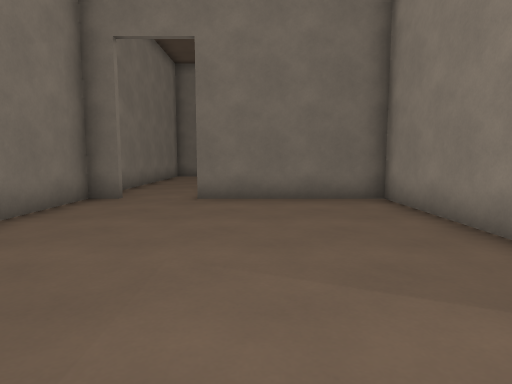
view 1 (above)

19 first-person views from a walk through a level from a Godot 3-D game. The camera is 1.2 m above the floor, tilts 6° down and sees 75° across. The floor is counted in squares, 1.12 m on a side. Each view is taken from the middle of a square. On the plan, view 1 faces up. The plan holds only what a view shows up to about 13 squares ahead; the rest is blank. The place goes on beyond the plan. Characters and animated objects are not drawn.

view 2
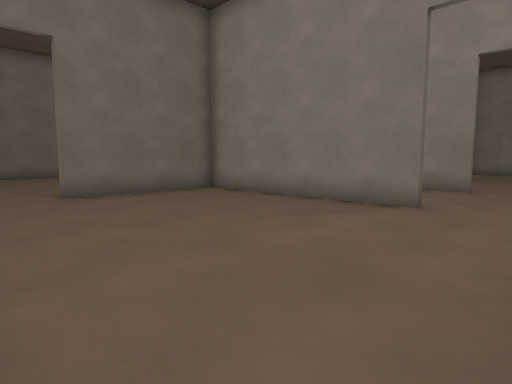

view 3
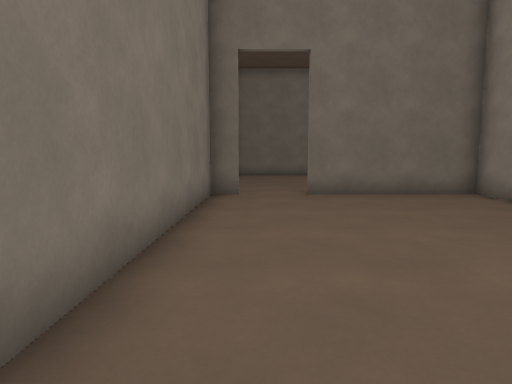

view 4
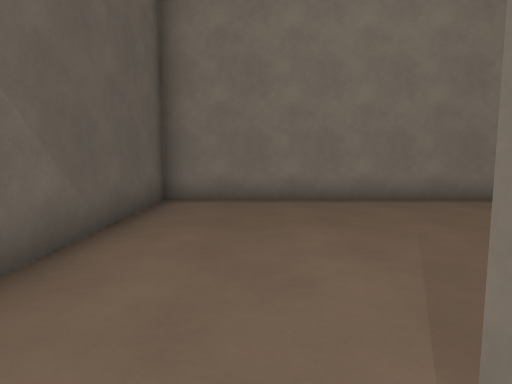

view 5
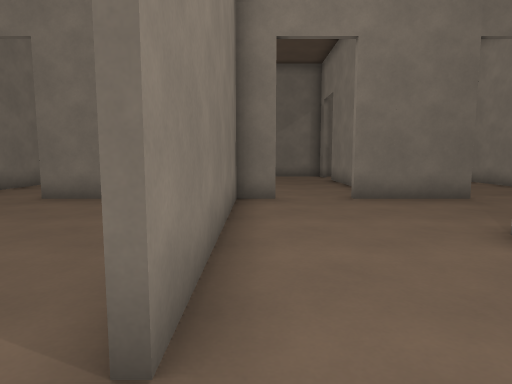

view 6
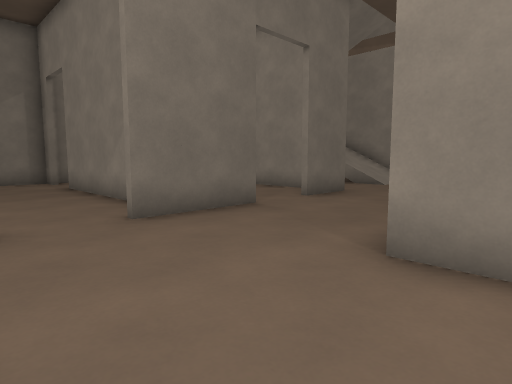

view 7
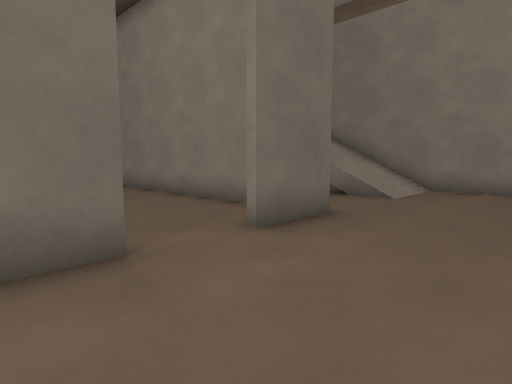

view 8
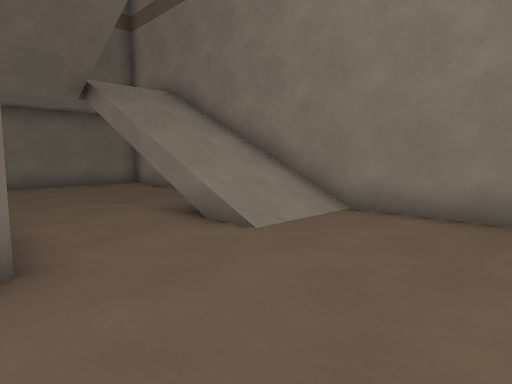

view 9
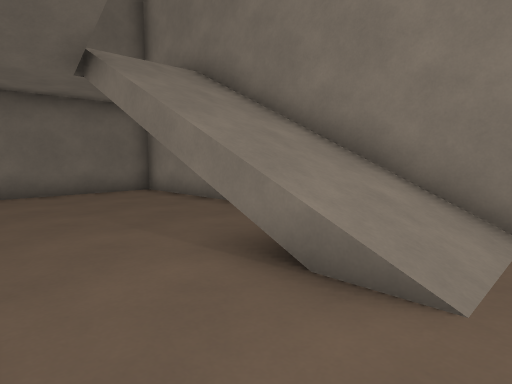

view 10
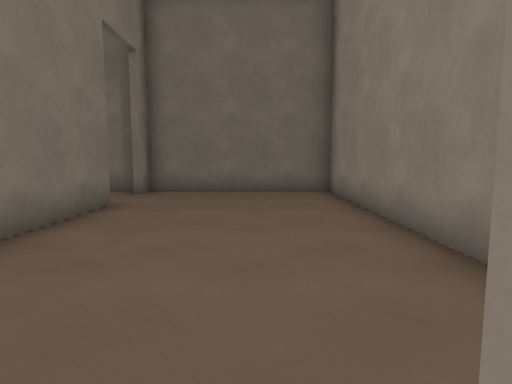

view 11
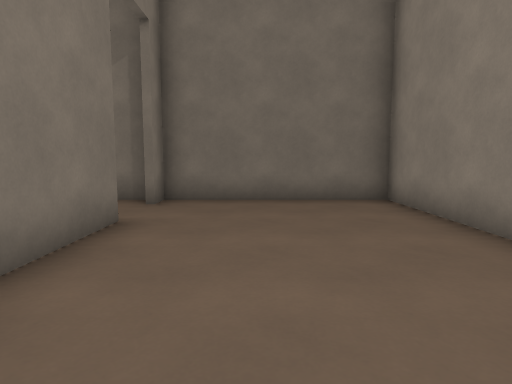

view 12
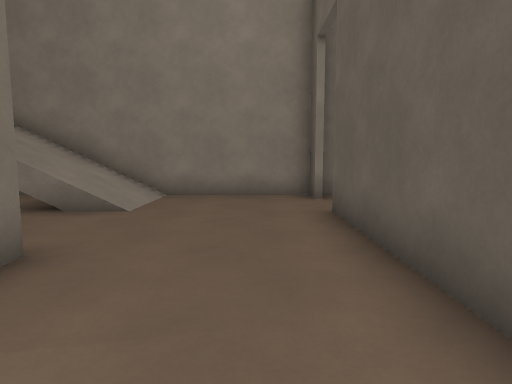

view 13
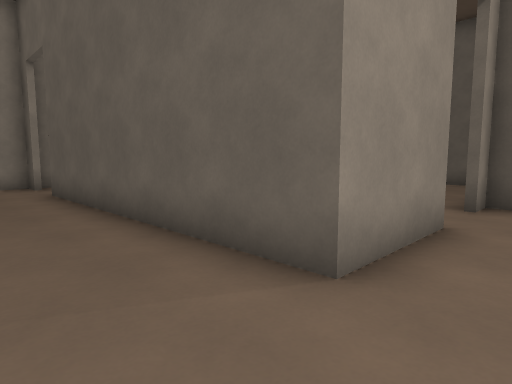

view 14
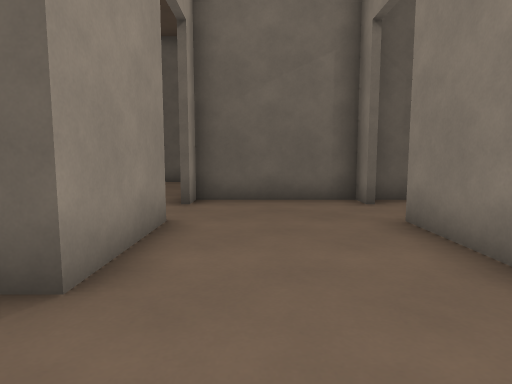

view 15
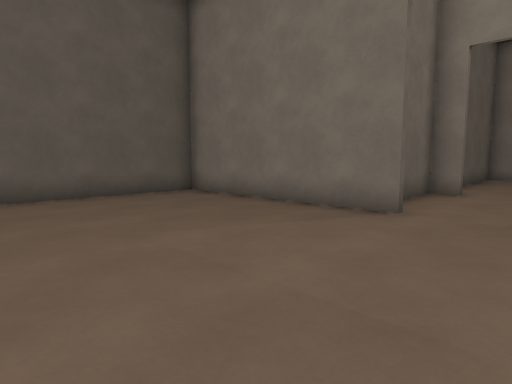

view 16
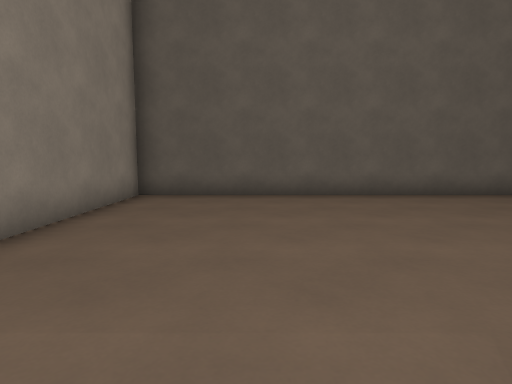

view 17
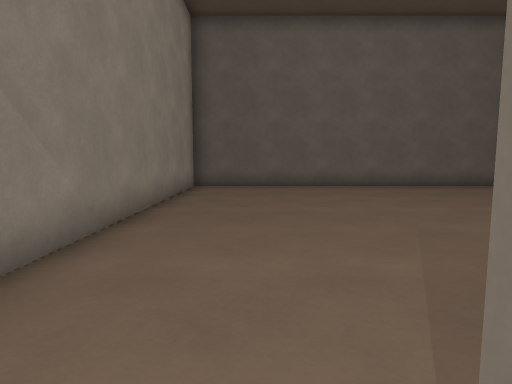

view 18
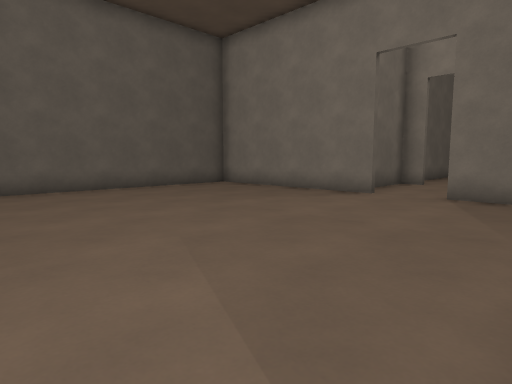

view 19
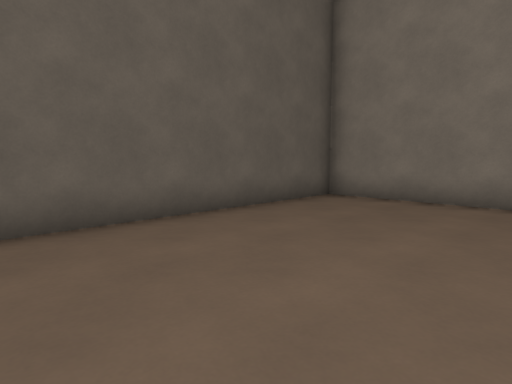

### Floor plan
Key: @ floor where view 1 was taken; # wall or solid block; . floor; / step, stairs or slope; = window, fence, low wall or low ledge.
Columns run from 5 left of view 1 to 20 right of it. Each row starts with its distance up from view 1.
 19            ######## ######
 18            ..#....# .....#
 17            .......# .....#
 16            .......# .....#
 15            ..#....#......
 14    ..     ...#....#......
 13 #....     ...#....#...= =#
 12 #....     ...#....#...///#
 11 #....     ...#....#...///#
 10  ....     ...#....#...///#
  9 ##..######..###..##...///#
  8 #.......#................#
  7 #.......#................#
  6 #.......#................#
  5 #.......#................#
  4 #.......#....#########..##
  3 #.......#....#...........
  2 #.......#....#...........#
  1 #........................#
  0 #....@...................#
 -1 #.......#....#...........#
 -2 ##############...........#
 -3             #............#
 -4             #............#
 -5             #............#
 -6             #............#
 -7             #............#
 -8             ##############

Positions as (right, up) in squares from view 1, and headings:
1: (0, 0), facing up
2: (-4, -1), facing up-right
3: (-3, -1), facing up
4: (4, 1), facing left
5: (4, 0), facing up
6: (4, 3), facing up-right
7: (8, 5), facing up-right
8: (13, 5), facing up-right
9: (14, 8), facing up-right
10: (11, 8), facing up
11: (10, 10), facing up
12: (10, 6), facing right
13: (6, 7), facing down-right
14: (6, 7), facing down
15: (14, 2), facing down-left
16: (16, 2), facing down
17: (17, 5), facing down
18: (17, 4), facing down-left
19: (16, -2), facing down-left
